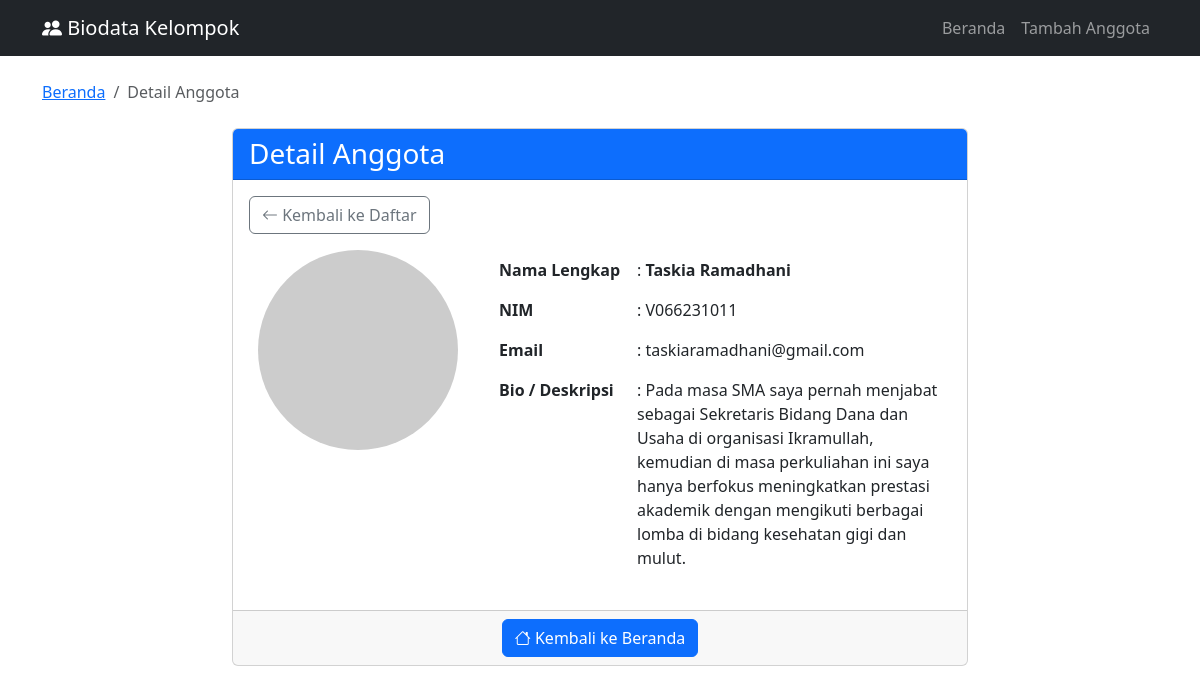
Screenshot of /detail.php?id=1 with the database file from the repository.
### tables this page shows
CREATE TABLE `anggota` (
  `id` int(11) UNSIGNED NOT NULL,
  `nama` varchar(255) NOT NULL,
  `nim` varchar(10) NOT NULL,
  `email` varchar(255) NOT NULL,
  `foto` varchar(255) DEFAULT NULL,
  `bio` text DEFAULT NULL
);

### detail.php (the view, shortened to what this page needs)
<?php
include 'config.php';
$id = $_GET['id'] ?? 0;
$sql = "SELECT * FROM anggota WHERE id = $id";
$result = $conn->query($sql);
$row = $result->fetch_assoc();
?>
<!DOCTYPE html>
<html>
<head>
    <link href="https://cdn.jsdelivr.net/npm/bootstrap@5.3.0/dist/css/bootstrap.min.css" rel="stylesheet">
    <link rel="stylesheet" href="https://cdn.jsdelivr.net/npm/bootstrap-icons@1.11.0/font/bootstrap-icons.css">
</head>
<body>
    <nav class="navbar navbar-expand-lg navbar-dark bg-dark mb-4">
        <div class="container">
            <a class="navbar-brand" href="index.php">
                <i class="bi bi-people-fill"></i> Biodata Kelompok
            </a>
            <div class="navbar-nav ms-auto">
                <a class="nav-link" href="index.php">Beranda</a>
                <a class="nav-link" href="tambah.php">Tambah Anggota</a>
            </div>
        </div>
    </nav>
    <div class="container">
        <nav aria-label="breadcrumb" class="mb-4">
            <ol class="breadcrumb">
                <li class="breadcrumb-item"><a href="index.php">Beranda</a></li>
                <li class="breadcrumb-item active">Detail Anggota</li>
            </ol>
        </nav>
        <div class="row">
            <div class="col-md-8 offset-md-2">
                <div class="card">
                    <div class="card-header bg-primary text-white">
                        <h3 class="mb-0">Detail Anggota</h3>
                    </div>
                    <div class="card-body">
                        <div class="mb-3">
                            <a href="index.php" class="btn btn-outline-secondary">
                                <i class="bi bi-arrow-left"></i> Kembali ke Daftar
                            </a>
                        </div>
                        <div class="row">
                            <div class="col-md-4 text-center">
                                <?php if (!empty($row['foto']) && file_exists('uploads/' . $row['foto'])): ?>
                                    <img src="uploads/<?php echo $row['foto']; ?>"
                                         class="img-fluid rounded-circle mb-3"
                                         style="width: 200px; height: 200px; object-fit: cover; border: 3px solid #007bff;"
                                         alt="<?php echo htmlspecialchars($row['nama']); ?>">
                                <?php else: ?>
                                    <img src="https://via.placeholder.com/200?text=No+Photo"
                                         class="img-fluid rounded-circle mb-3" alt="No Photo">
                                <?php endif; ?>
                            </div>
                            <div class="col-md-8">
                                <table class="table table-borderless">
                                    <tr>
                                        <th width="30%">Nama Lengkap</th>
                                        <td>: <strong><?php echo htmlspecialchars($row['nama']); ?></strong></td>
                                    </tr>
                                    <tr>
                                        <th>NIM</th>
                                        <td>: <?php echo htmlspecialchars($row['nim']); ?></td>
                                    </tr>
                                    <tr>
                                        <th>Email</th>
                                        <td>: <?php echo htmlspecialchars($row['email']); ?></td>
                                    </tr>
                                    <tr>
                                        <th>Bio / Deskripsi</th>
                                        <td>: <?php echo nl2br(htmlspecialchars($row['bio'] ?? '-')); ?></td>
                                    </tr>
                                </table>
                            </div>
                        </div>
                    </div>
                    <div class="card-footer">
                        <div class="d-flex justify-content-center">
                            <a href="index.php" class="btn btn-primary">
                                <i class="bi bi-house"></i> Kembali ke Beranda
                            </a>
                        </div>
                    </div>
                </div>
            </div>
        </div>
    </div>
</body>
</html>

### rows the page displays
anggota: nama "Taskia Ramadhani", nim "V066231011", email "taskiaramadhani@gmail.com", bio "Pada masa SMA saya pernah menjabat sebagai Sekretaris Bidang Dana dan Usaha di organisasi Ikramullah, kemudian di masa perkuliahan ini saya hanya berfokus meningkatkan prestasi akademik dengan mengikuti berbagai lomba di bidang kesehatan gigi dan mulut."
